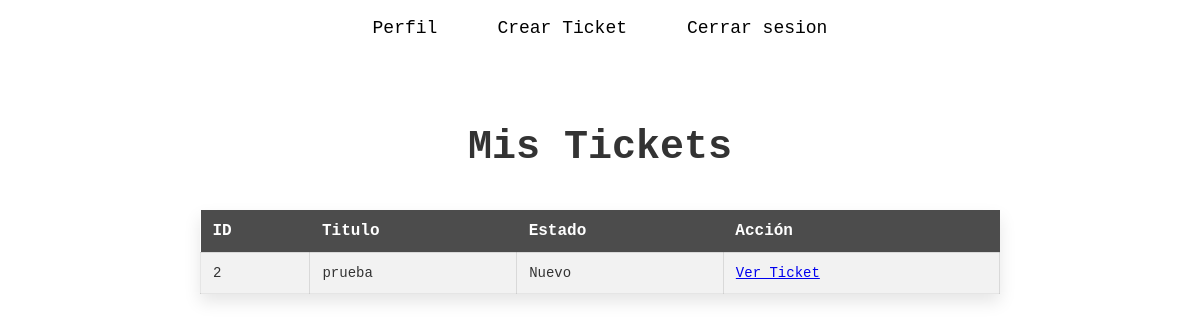
/SAS_tickets/tickets/ (signed in), run on an earlier commit of the app's database.
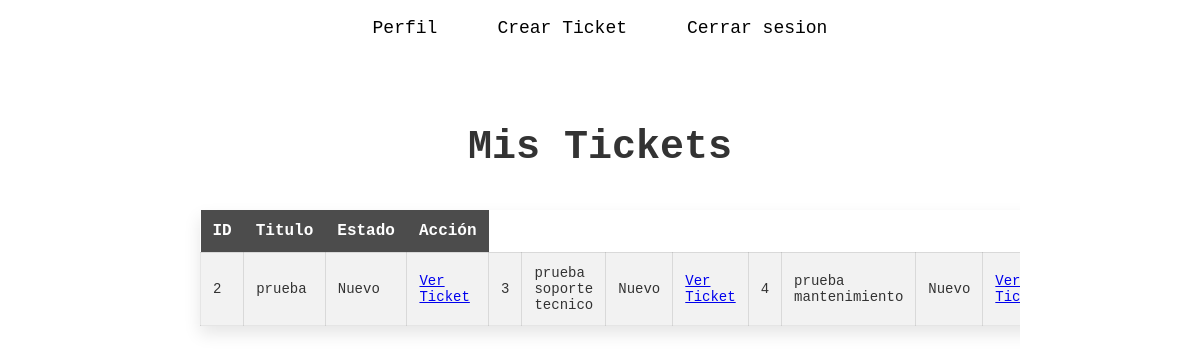
And on a later commit of the database.
### SAS_tickets/models.py (models this page shows, shortened)
class Ticket(models.Model):
    id_ticket    = models.AutoField(db_column='id_ticket', primary_key=True)
    titulo       = models.CharField(max_length=50, blank=False, null=False)
    fecha        = models.DateTimeField(auto_now_add=True)
    user         = models.ForeignKey(User, on_delete=models.CASCADE, related_name='tickets_as_user')
    tecnico      = models.ForeignKey(User, on_delete=models.CASCADE, null=True, blank=True, related_name='tickets_as_technician')
    id_categoria = models.ForeignKey('Categoria', on_delete=models.CASCADE, db_column='id_categoria')
    id_prioridad = models.ForeignKey('SLA', on_delete=models.CASCADE, db_column='id_prioridad')
    id_estado    = models.ForeignKey('Estado_Ticket', on_delete=models.CASCADE, db_column='id_estado')

class Estado_Ticket(models.Model):
    id_estado = models.AutoField(db_column='id_estado', primary_key=True)
    estado    = models.CharField(max_length=50, blank=False, null=False)

### SAS_tickets/views.py (the view)
# urls.py: path('tickets/', views.tickets, name="tickets"),
@login_required
def tickets(request):
    tickets = Ticket.objects.filter(user=request.user)
    context = {
        "tickets": tickets
    }
    return render(request,'SAS_tickets/tickets.html', context)

### SAS_tickets/templates/SAS_tickets/tickets.html (shortened to what this page needs)
{% load static %}
<!DOCTYPE html>
<html lang="en">
<head>
    <link rel="stylesheet" href="{% static 'tickets.css' %}">
</head>
<body>
    <header>
        <nav class="navbar">
            <ul class="nav-list">
                <li><a href="{% url 'perfil' %}">Perfil</a></li>
                <li><a href="{% url 'crear_ticket' %}">Crear Ticket</a></li>
                <li><a href="#">Cerrar sesion</a></li>
            </ul>
        </nav>
    </header>
    <div class="content">
        <h1>Mis Tickets</h1>
        <div class="table-container">
            <table>
                <tr>
                    <th>ID</th>
                    <th>Titulo</th>
                    <th>Estado</th>
                    <th>Acción</th>
                </tr>
                <tr>
                {% for ticket in tickets %}
                    <td>{{ticket.id_ticket}}</td>
                    <td>{{ticket.titulo}}</td>
                    <td>{{ticket.id_estado.estado}}</td>
                    <td><a href="{% url 'ver_ticket' ticket.id_ticket %}">Ver Ticket</a></td>
                {% endfor %}
                </tr>
            </table>
        </div>
    </div>
</body>
</html>

What changed in the data, as far as the page shows it:
added Ticket: id_ticket "3", titulo "prueba soporte tecnico", id_estado.estado "Nuevo"
added Ticket: id_ticket "4", titulo "prueba mantenimiento", id_estado.estado "Nuevo"
